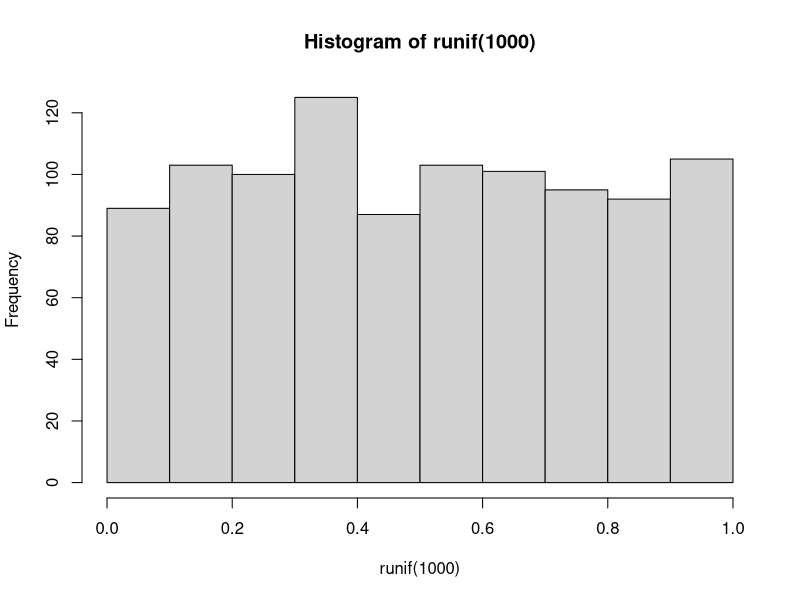
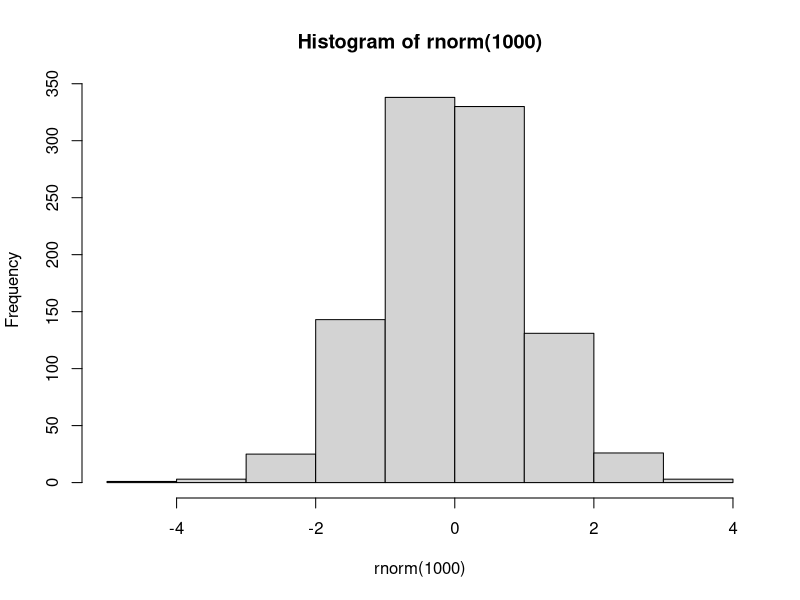

Generate these figures, in order, with R: (Note: this script raises an error after producing the figures.)
wektory <- list(1:5, -2:15, c(1,1,1,1,1))
#sum(wektory)
lapply(wektory, sum)
lapply

sapply
sapply(wektory, sum)

#mapply(wektory, 1:13, letters, c("-", "=")
 
mapply(rep, 1:4, 4:1)

rnorm(20)
runif(20)

hist(runif(1000))
hist(rnorm(1000))

## ---- funkcje ----
suma <- function(x) {
  return(sum(x))
}
(function(x) x^3)(1:5)
suma(1:20)

p <- 555

f1 <- function(x) {
  p<<- 22
  y <- x + 2
  cat("x = ", x, "y= ",y)
}
f1(5)

cat(p)

x<- 333

y <<- x
y <- 22

x <- sample(30)
x
seq_along(x)
head(x)
microbenchmark(seq_along(sample(30)), seq(1:30))

